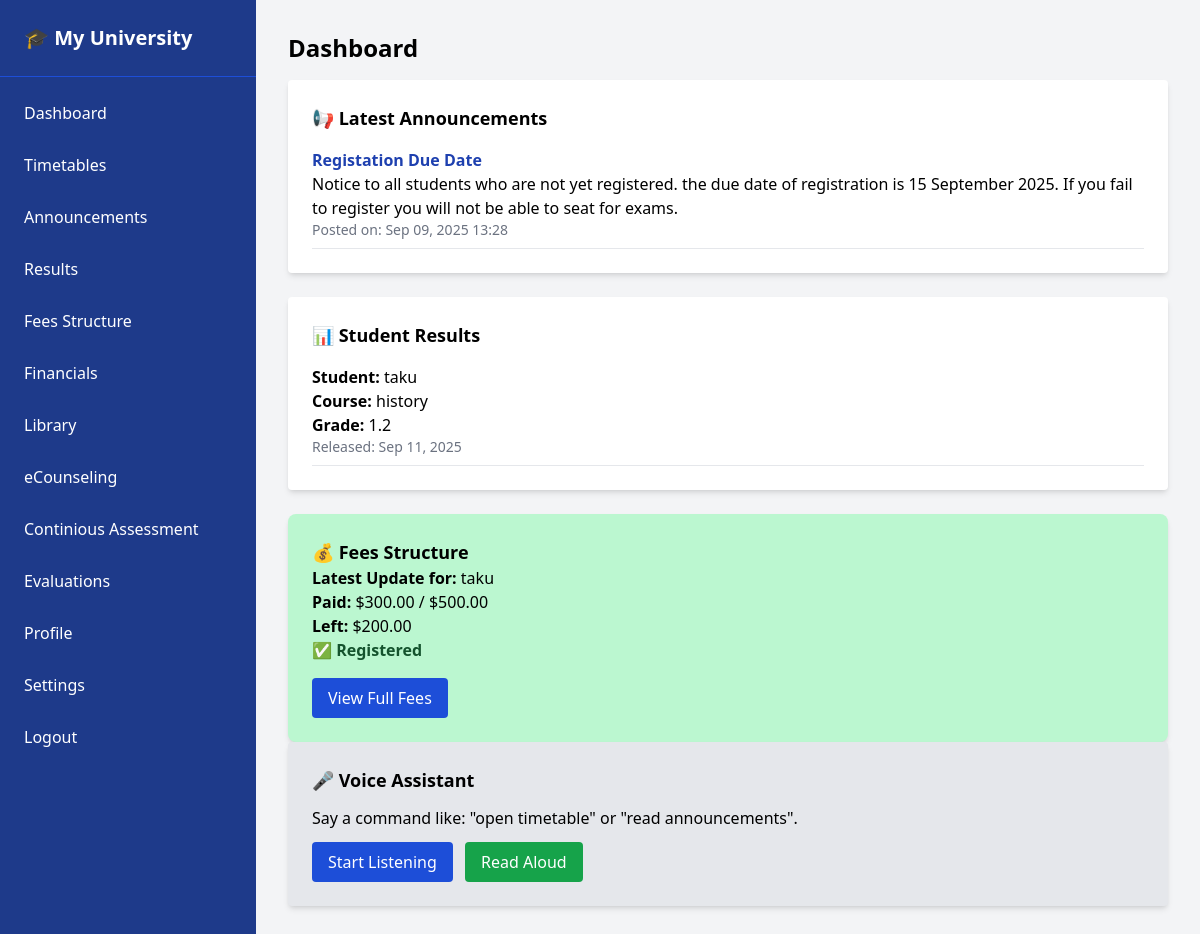
The page / on the database its author committed.
### portal/models.py (models this page shows, shortened)
class Announcement(models.Model):
    title = models.CharField(max_length=200)
    message = models.TextField()
    date_posted = models.DateTimeField(auto_now_add=True)

class Result(models.Model):
    student_name = models.CharField(max_length=200)
    course_name = models.CharField(max_length=200)
    grade = models.CharField(max_length=5)
    date_released = models.DateTimeField(auto_now_add=True)

class Fee(models.Model):
    student_name = models.CharField(max_length=200)
    total_amount = models.DecimalField(max_digits=10, decimal_places=2)
    amount_paid = models.DecimalField(max_digits=10, decimal_places=2, default=0)
    date_updated = models.DateTimeField(auto_now=True)
    def amount_left(self):
        return self.total_amount - self.amount_paid
    def is_registered(self):
        return self.amount_paid >= (self.total_amount / 2)

### portal/views.py (the view)
# urls.py: path('', views.index, name='index'),
def index(request):
    announcements = Announcement.objects.order_by('-date_posted')
    results = Result.objects.all()
    fees_list = Fee.objects.order_by('-date_updated')  # or any ordering you prefer
    return render(request, "index.html", {
        "announcements": announcements,
        "results": results,
        "fees_list": fees_list,
    })

### portal/templates/index.html (shortened to what this page needs)
<!DOCTYPE html>
<html lang="en">
<head>
  <script src="https://cdn.tailwindcss.com"></script>
</head>
<body class="bg-gray-100 min-h-screen flex">
 <aside class="w-64 bg-blue-900 text-white flex flex-col h-screen overflow-y-auto sticky top-0">
  <div class="p-6 font-bold text-xl border-b border-blue-700">
      🎓 My University
    </div>
    <nav class="flex-1 p-4">
      <ul class="space-y-3">
        <li><a href="/" class="hover:bg-blue-700 block p-2 rounded">Dashboard</a></li>
        <li><a href="/timetable/" class="hover:bg-blue-700 block p-2 rounded">Timetables</a></li>
        <li><a href="/announcements/" class="hover:bg-blue-700 block p-2 rounded">Announcements</a></li>
        <li><a href="/results/" class="hover:bg-blue-700 block p-2 rounded">Results</a></li>
        <li><a href="/fees/" class="hover:bg-blue-700 block p-2 rounded">Fees Structure</a></li>
        <li><a href="/fees/" class="hover:bg-blue-700 block p-2 rounded">Financials</a></li>
        <li><a href="/library/" class="hover:bg-blue-700 block p-2 rounded">Library</a></li>
        <li><a href="/ecounseling/" class="hover:bg-blue-700 block p-2 rounded">eCounseling</a></li>
        <li><a href="/continiousassessment/" class="hover:bg-blue-700 block p-2 rounded">Continious Assessment</a></li>
        <li><a href="/evaluation/" class="hover:bg-blue-700 block p-2 rounded">Evaluations</a></li>
        <li><a href="/profile/" class="hover:bg-blue-700 block p-2 rounded">Profile</a></li>
        <li><a href="/settings/" class="hover:bg-blue-700 block p-2 rounded">Settings</a></li>
        <li><a href="/logout/" class="hover:bg-red-600 block p-2 rounded">Logout</a></li>
      </ul>
    </nav>
  </aside>
  <main class="flex-1 p-8">
    <h1 class="text-2xl font-bold mb-4">Dashboard</h1>
<div class="bg-white p-6 rounded shadow-md mb-6">
  <h2 class="text-lg font-semibold mb-4">📢 Latest Announcements</h2>
  {% if announcements %}
    <ul class="space-y-4">
      {% for ann in announcements %}
        <li class="border-b pb-2">
          <h3 class="font-bold text-blue-800">{{ ann.title }}</h3>
          <p>{{ ann.message }}</p>
          <p class="text-sm text-gray-500">Posted on: {{ ann.date_posted|date:"M d, Y H:i" }}</p>
        </li>
      {% endfor %}
    </ul>
  {% else %}
    <p class="text-gray-600">No announcements yet.</p>
  {% endif %}
</div>
<div class="bg-white p-6 rounded shadow-md mb-6">
  <h2 class="text-lg font-semibold mb-4">📊 Student Results</h2>
  {% if results %}
    <ul class="space-y-3">
      {% for r in results %}
        <li class="border-b pb-2">
          <p><strong>Student:</strong> {{ r.student_name }}</p>
          <p><strong>Course:</strong> {{ r.course_name }}</p>
          <p><strong>Grade:</strong> {{ r.grade }}</p>
          <p class="text-sm text-gray-500">Released: {{ r.date_released|date:"M d, Y" }}</p>
        </li>
      {% endfor %}
    </ul>
  {% else %}
    <p class="text-gray-600">No results yet.</p>
  {% endif %}
</div>
<div class="mt-6 p-6 rounded-lg shadow-md
  {% if fees_list and fees_list.0.is_registered %}
    bg-green-200
  {% else %}
    bg-yellow-200
  {% endif %}
">
  <h2 class="text-lg font-semibold">💰 Fees Structure</h2>
  {% if fees_list %}
    <p><strong>Latest Update for:</strong> {{ fees_list.0.student_name }}</p>
    <p><strong>Paid:</strong> ${{ fees_list.0.amount_paid }} / ${{ fees_list.0.total_amount }}</p>
    <p><strong>Left:</strong> ${{ fees_list.0.amount_left }}</p>
    {% if fees_list.0.is_registered %}
      <p class="text-green-900 font-bold">✅ Registered</p>
    {% else %}
      <p class="text-yellow-900 font-bold">⚠️ Not Yet Registered</p>
    {% endif %}
  {% else %}
    <p>No fee records available.</p>
  {% endif %}
  <a href="/fees/" class="mt-4 inline-block bg-blue-700 text-white px-4 py-2 rounded">View Full Fees</a>
</div>
    <div class="bg-gray-200 p-6 rounded shadow-md">
      <h2 class="text-lg font-semibold mb-3">🎤 Voice Assistant</h2>
      <p id="output" class="mb-3">Say a command like: "open timetable" or "read announcements".</p>
      <button onclick="startListening()" class="bg-blue-700 text-white px-4 py-2 rounded mr-2">Start Listening</button>
      <button onclick="speakText()" class="bg-green-600 text-white px-4 py-2 rounded">Read Aloud</button>
    </div>
  </main>
</body>
</html>

### rows shown on the page
Announcement: title "Registation Due Date", message "Notice to all students who are not yet registered. the due date of registration is 15 September 2025. If you fail to register you will not be able to seat for exams.", date_posted "Sep 09, 2025 13:28"
Result: student_name "taku", course_name "history", grade "1.2", date_released "Sep 11, 2025"
Fee: student_name "taku", amount_paid "300.00", total_amount "500.00", total_amount+amount_paid "200.00"
